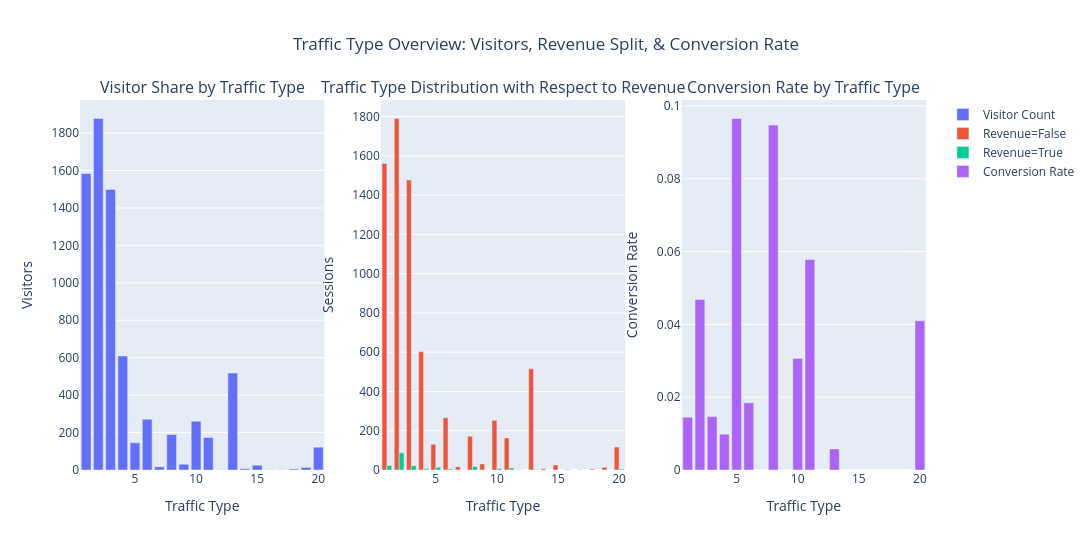

Write notebook code for a chart like this one.
### Markdown cell above
## Traffic Type Overview: Visitors, Revenue Split & Conversion Rate
This visualisation compares different website traffic types in terms of total visits, revenue-generating sessions, and conversion rate. It helps identify which traffic sources bring users and which actually lead to purchases.

### Code cell
traffic_counts = df_cleaned['TrafficType'].value_counts().reset_index()
traffic_counts.columns = ['TrafficType', 'Count']
traffic_counts = traffic_counts.sort_values('TrafficType')

traffic_rev = (
    df_cleaned.groupby(['TrafficType', 'Revenue'])
      .size()
      .reset_index(name='Count')
      .sort_values('TrafficType')
)

traffic_conv = (
    df_cleaned.groupby("TrafficType")["Revenue"]
      .mean()
      .reset_index(name="ConversionRate")
      .sort_values('TrafficType')
)

fig = make_subplots(
    rows=1, cols=3,
    specs=[[{"type": "xy"}, {"type": "xy"}, {"type": "xy"}]],
    subplot_titles=[
        "Visitor Share by Traffic Type",
        "Traffic Type Distribution with Respect to Revenue",
        "Conversion Rate by Traffic Type"
    ]
)

#LEFT
fig.add_trace(
    go.Bar(
        x=traffic_counts['TrafficType'],
        y=traffic_counts['Count'],
        name="Visitor Count"
    ),
    row=1, col=1
)

#MIDDLE
for val, label in [(False, "Revenue=False"), (True, "Revenue=True")]:
    sub = traffic_rev[traffic_rev['Revenue'] == val]
    fig.add_trace(
        go.Bar(
            x=sub['TrafficType'],
            y=sub['Count'],
            name=label
        ),
        row=1, col=2
    )

#RIGHT
fig.add_trace(
    go.Bar(
        x=traffic_conv['TrafficType'],
        y=traffic_conv['ConversionRate'],
        name="Conversion Rate"
    ),
    row=1, col=3
)

fig.update_layout(
    title_text="Traffic Type Overview: Visitors, Revenue Split, & Conversion Rate",
    title_x=0.5,
    barmode='group',
    height=550,
    width=1200
)

fig.update_xaxes(title_text="Traffic Type", row=1, col=1)
fig.update_yaxes(title_text="Visitors", row=1, col=1)

fig.update_xaxes(title_text="Traffic Type", row=1, col=2)
fig.update_yaxes(title_text="Sessions", row=1, col=2)

fig.update_xaxes(title_text="Traffic Type", row=1, col=3)
fig.update_yaxes(title_text="Conversion Rate", row=1, col=3)

fig.show()

### Figure 1 — Plotly figure (JSON) as saved in the notebook; plotly's stock layout.template omitted (floating-point values rounded to 4 significant figures)
{"data": [{"name": "Visitor Count", "type": "bar", "x": [1, 2, 3, 4, 5, 6, 7, 8, 9, 10, 11, 12, 13, 14, 15, 16, 17, 18, 19, 20], "xaxis": "x", "y": [1584, 1878, 1499, 609, 145, 271, 17, 190, 31, 261, 173, 1, 518, 7, 26, 2, 1, 5, 14, 122], "yaxis": "y"}, {"name": "Revenue=False", "type": "bar", "x": [1, 2, 3, 4, 5, 6, 7, 8, 9, 10, 11, 12, 13, 14, 15, 16, 17, 18, 19, 20], "xaxis": "x2", "y": [1561, 1790, 1477, 603, 131, 266, 17, 172, 31, 253, 163, 1, 515, 7, 26, 2, 1, 5, 14, 117], "yaxis": "y2"}, {"name": "Revenue=True", "type": "bar", "x": [1, 2, 3, 4, 5, 6, 8, 10, 11, 13, 20], "xaxis": "x2", "y": [23, 88, 22, 6, 14, 5, 18, 8, 10, 3, 5], "yaxis": "y2"}, {"name": "Conversion Rate", "type": "bar", "x": [1, 2, 3, 4, 5, 6, 7, 8, 9, 10, 11, 12, 13, 14, 15, 16, 17, 18, 19, 20], "xaxis": "x3", "y": [0.01452, 0.04686, 0.01468, 0.009852, 0.09655, 0.01845, 0, 0.09474, 0, 0.03065, 0.0578, 0, 0.005792, 0, 0, 0, 0, 0, 0, 0.04098], "yaxis": "y3"}], "layout": {"annotations": [{"font": {"size": 16}, "showarrow": false, "text": "Visitor Share by Traffic Type", "x": 0.1444, "xanchor": "center", "xref": "paper", "y": 1, "yanchor": "bottom", "yref": "paper"}, {"font": {"size": 16}, "showarrow": false, "text": "Traffic Type Distribution with Respect to Revenue", "x": 0.5, "xanchor": "center", "xref": "paper", "y": 1, "yanchor": "bottom", "yref": "paper"}, {"font": {"size": 16}, "showarrow": false, "text": "Conversion Rate by Traffic Type", "x": 0.8556, "xanchor": "center", "xref": "paper", "y": 1, "yanchor": "bottom", "yref": "paper"}], "barmode": "group", "height": 550, "title": {"text": "Traffic Type Overview: Visitors, Revenue Split, & Conversion Rate", "x": 0.5}, "width": 1200, "xaxis": {"anchor": "y", "domain": [0, 0.2889], "title": {"text": "Traffic Type"}}, "xaxis2": {"anchor": "y2", "domain": [0.3556, 0.6444], "title": {"text": "Traffic Type"}}, "xaxis3": {"anchor": "y3", "domain": [0.7111, 1], "title": {"text": "Traffic Type"}}, "yaxis": {"anchor": "x", "domain": [0, 1], "title": {"text": "Visitors"}}, "yaxis2": {"anchor": "x2", "domain": [0, 1], "title": {"text": "Sessions"}}, "yaxis3": {"anchor": "x3", "domain": [0, 1], "title": {"text": "Conversion Rate"}}}}
